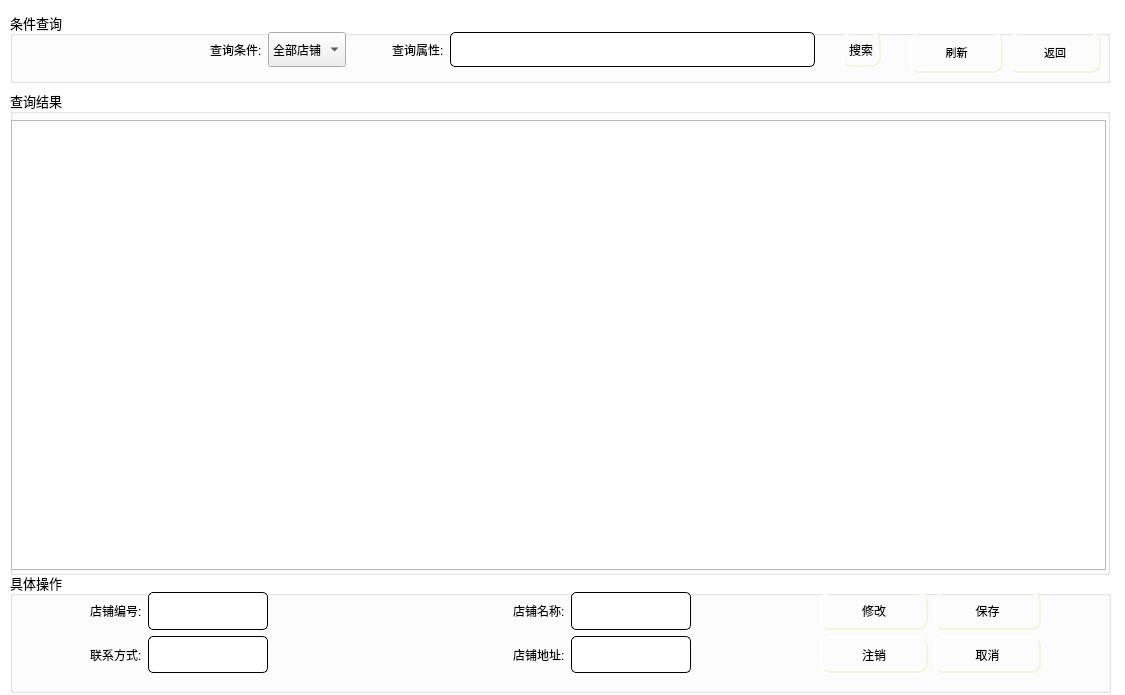
<?xml version="1.0" encoding="UTF-8"?>
<ui version="4.0">
 <class>ShopInfo</class>
 <widget class="QWidget" name="ShopInfo">
  <property name="geometry">
   <rect>
    <x>0</x>
    <y>0</y>
    <width>1125</width>
    <height>695</height>
   </rect>
  </property>
  <property name="windowTitle">
   <string>Form</string>
  </property>
  <property name="styleSheet">
   <string notr="true">QWidget#ShopInfo{
	background-color: rgb(255, 255, 255);
}
</string>
  </property>
  <widget class="QGroupBox" name="groupBox_3">
   <property name="geometry">
    <rect>
     <x>10</x>
     <y>572</y>
     <width>1101</width>
     <height>121</height>
    </rect>
   </property>
   <property name="font">
    <font>
     <family>楷体</family>
     <pointsize>10</pointsize>
    </font>
   </property>
   <property name="title">
    <string>具体操作</string>
   </property>
   <widget class="QWidget" name="layoutWidget">
    <property name="geometry">
     <rect>
      <x>80</x>
      <y>20</y>
      <width>601</width>
      <height>81</height>
     </rect>
    </property>
    <layout class="QGridLayout" name="gridLayout_2">
     <item row="0" column="3">
      <widget class="QLabel" name="label_4">
       <property name="sizePolicy">
        <sizepolicy hsizetype="Fixed" vsizetype="Preferred">
         <horstretch>0</horstretch>
         <verstretch>0</verstretch>
        </sizepolicy>
       </property>
       <property name="text">
        <string>店铺名称:</string>
       </property>
      </widget>
     </item>
     <item row="0" column="1">
      <widget class="QLineEdit" name="le_id">
       <property name="enabled">
        <bool>false</bool>
       </property>
       <property name="sizePolicy">
        <sizepolicy hsizetype="Preferred" vsizetype="Preferred">
         <horstretch>0</horstretch>
         <verstretch>0</verstretch>
        </sizepolicy>
       </property>
       <property name="tabletTracking">
        <bool>false</bool>
       </property>
       <property name="styleSheet">
        <string notr="true">QLineEdit{
    border-style: outset;
    border-width: 1px;
    border-radius: 5px;

    min-width: 5em;
    padding: 6px;
}</string>
       </property>
      </widget>
     </item>
     <item row="0" column="4">
      <widget class="QLineEdit" name="le_name">
       <property name="enabled">
        <bool>false</bool>
       </property>
       <property name="sizePolicy">
        <sizepolicy hsizetype="Preferred" vsizetype="Preferred">
         <horstretch>0</horstretch>
         <verstretch>0</verstretch>
        </sizepolicy>
       </property>
       <property name="styleSheet">
        <string notr="true">QLineEdit{
    border-style: outset;
    border-width: 1px;
    border-radius: 5px;

    min-width: 5em;
    padding: 6px;
}</string>
       </property>
       <property name="text">
        <string/>
       </property>
      </widget>
     </item>
     <item row="0" column="0">
      <widget class="QLabel" name="label_3">
       <property name="sizePolicy">
        <sizepolicy hsizetype="Fixed" vsizetype="Preferred">
         <horstretch>0</horstretch>
         <verstretch>0</verstretch>
        </sizepolicy>
       </property>
       <property name="text">
        <string>店铺编号:</string>
       </property>
      </widget>
     </item>
     <item row="1" column="0">
      <widget class="QLabel" name="label_5">
       <property name="sizePolicy">
        <sizepolicy hsizetype="Fixed" vsizetype="Preferred">
         <horstretch>0</horstretch>
         <verstretch>0</verstretch>
        </sizepolicy>
       </property>
       <property name="text">
        <string>联系方式:</string>
       </property>
      </widget>
     </item>
     <item row="1" column="3">
      <widget class="QLabel" name="label_6">
       <property name="sizePolicy">
        <sizepolicy hsizetype="Fixed" vsizetype="Preferred">
         <horstretch>0</horstretch>
         <verstretch>0</verstretch>
        </sizepolicy>
       </property>
       <property name="text">
        <string>店铺地址:</string>
       </property>
      </widget>
     </item>
     <item row="1" column="4">
      <widget class="QLineEdit" name="le_site">
       <property name="enabled">
        <bool>false</bool>
       </property>
       <property name="sizePolicy">
        <sizepolicy hsizetype="Preferred" vsizetype="Preferred">
         <horstretch>0</horstretch>
         <verstretch>0</verstretch>
        </sizepolicy>
       </property>
       <property name="styleSheet">
        <string notr="true">QLineEdit{
    border-style: outset;
    border-width: 1px;
    border-radius: 5px;

    min-width: 5em;
    padding: 6px;
}</string>
       </property>
       <property name="text">
        <string/>
       </property>
      </widget>
     </item>
     <item row="1" column="1">
      <widget class="QLineEdit" name="le_phone">
       <property name="enabled">
        <bool>false</bool>
       </property>
       <property name="sizePolicy">
        <sizepolicy hsizetype="Preferred" vsizetype="Preferred">
         <horstretch>0</horstretch>
         <verstretch>0</verstretch>
        </sizepolicy>
       </property>
       <property name="styleSheet">
        <string notr="true">QLineEdit{
    border-style: outset;
    border-width: 1px;
    border-radius: 5px;

    min-width: 5em;
    padding: 6px;
}</string>
       </property>
      </widget>
     </item>
     <item row="1" column="2">
      <spacer name="horizontalSpacer_3">
       <property name="orientation">
        <enum>Qt::Horizontal</enum>
       </property>
       <property name="sizeHint" stdset="0">
        <size>
         <width>40</width>
         <height>20</height>
        </size>
       </property>
      </spacer>
     </item>
    </layout>
   </widget>
   <widget class="QWidget" name="layoutWidget">
    <property name="geometry">
     <rect>
      <x>810</x>
      <y>20</y>
      <width>221</width>
      <height>81</height>
     </rect>
    </property>
    <layout class="QGridLayout" name="gridLayout_3">
     <item row="0" column="0">
      <widget class="QPushButton" name="pb_update">
       <property name="sizePolicy">
        <sizepolicy hsizetype="Minimum" vsizetype="Preferred">
         <horstretch>0</horstretch>
         <verstretch>0</verstretch>
        </sizepolicy>
       </property>
       <property name="styleSheet">
        <string notr="true">QPushButton{
	background-image: url(:/ico/pb1.jpg);
    border-style: outset;
    border-width: 2px;
    border-radius: 10px;
    border-color: beige;
    min-width: 5em;
    padding: 6px;
}
QPushButton:hover
{
	
	background-image: url(:/ico/pb.jpg);
    border-style: inset;
}

QPushButton:pressed{
	
	background-image: url(:/ico/pb2.jpg);
    border-style: inset;
}


</string>
       </property>
       <property name="text">
        <string>修改</string>
       </property>
      </widget>
     </item>
     <item row="0" column="1">
      <widget class="QPushButton" name="pb_ok">
       <property name="sizePolicy">
        <sizepolicy hsizetype="Minimum" vsizetype="Preferred">
         <horstretch>0</horstretch>
         <verstretch>0</verstretch>
        </sizepolicy>
       </property>
       <property name="styleSheet">
        <string notr="true">QPushButton{
	background-image: url(:/ico/pb1.jpg);
    border-style: outset;
    border-width: 2px;
    border-radius: 10px;
    border-color: beige;
    min-width: 5em;
    padding: 6px;
}
QPushButton:hover
{
	
	background-image: url(:/ico/pb.jpg);
    border-style: inset;
}

QPushButton:pressed{
	
	background-image: url(:/ico/pb2.jpg);
    border-style: inset;
}


</string>
       </property>
       <property name="text">
        <string>保存</string>
       </property>
      </widget>
     </item>
     <item row="1" column="0">
      <widget class="QPushButton" name="pb_delete">
       <property name="sizePolicy">
        <sizepolicy hsizetype="Minimum" vsizetype="Preferred">
         <horstretch>0</horstretch>
         <verstretch>0</verstretch>
        </sizepolicy>
       </property>
       <property name="styleSheet">
        <string notr="true">QPushButton{
	background-image: url(:/ico/pb1.jpg);
    border-style: outset;
    border-width: 2px;
    border-radius: 10px;
    border-color: beige;
    min-width: 5em;
    padding: 6px;
}
QPushButton:hover
{
	
	background-image: url(:/ico/pb.jpg);
    border-style: inset;
}

QPushButton:pressed{
	
	background-image: url(:/ico/pb2.jpg);
    border-style: inset;
}


</string>
       </property>
       <property name="text">
        <string>注销</string>
       </property>
      </widget>
     </item>
     <item row="1" column="1">
      <widget class="QPushButton" name="pb_cancel">
       <property name="sizePolicy">
        <sizepolicy hsizetype="Preferred" vsizetype="Preferred">
         <horstretch>0</horstretch>
         <verstretch>0</verstretch>
        </sizepolicy>
       </property>
       <property name="styleSheet">
        <string notr="true">QPushButton{
	background-image: url(:/ico/pb1.jpg);
    border-style: outset;
    border-width: 2px;
    border-radius: 10px;
    border-color: beige;
    min-width: 5em;
    padding: 6px;
}
QPushButton:hover
{
	
	background-image: url(:/ico/pb.jpg);
    border-style: inset;
}

QPushButton:pressed{
	
	background-image: url(:/ico/pb2.jpg);
    border-style: inset;
}


</string>
       </property>
       <property name="text">
        <string>取消</string>
       </property>
      </widget>
     </item>
    </layout>
   </widget>
  </widget>
  <widget class="QGroupBox" name="groupBox">
   <property name="geometry">
    <rect>
     <x>10</x>
     <y>12</y>
     <width>1100</width>
     <height>71</height>
    </rect>
   </property>
   <property name="font">
    <font>
     <family>楷体</family>
     <pointsize>10</pointsize>
    </font>
   </property>
   <property name="title">
    <string>条件查询</string>
   </property>
   <widget class="QWidget" name="layoutWidget_2">
    <property name="geometry">
     <rect>
      <x>200</x>
      <y>20</y>
      <width>671</width>
      <height>35</height>
     </rect>
    </property>
    <layout class="QGridLayout" name="gridLayout">
     <item row="0" column="0">
      <widget class="QLabel" name="label">
       <property name="text">
        <string>查询条件:</string>
       </property>
      </widget>
     </item>
     <item row="0" column="5">
      <spacer name="horizontalSpacer">
       <property name="orientation">
        <enum>Qt::Horizontal</enum>
       </property>
       <property name="sizeType">
        <enum>QSizePolicy::Fixed</enum>
       </property>
       <property name="sizeHint" stdset="0">
        <size>
         <width>20</width>
         <height>20</height>
        </size>
       </property>
      </spacer>
     </item>
     <item row="0" column="3">
      <widget class="QLabel" name="label_2">
       <property name="text">
        <string>查询属性:</string>
       </property>
      </widget>
     </item>
     <item row="0" column="1">
      <widget class="QComboBox" name="comboBox">
       <property name="sizePolicy">
        <sizepolicy hsizetype="Preferred" vsizetype="Preferred">
         <horstretch>0</horstretch>
         <verstretch>0</verstretch>
        </sizepolicy>
       </property>
       <item>
        <property name="text">
         <string>全部店铺</string>
        </property>
       </item>
       <item>
        <property name="text">
         <string>店铺编号</string>
        </property>
       </item>
       <item>
        <property name="text">
         <string>店铺名称</string>
        </property>
       </item>
      </widget>
     </item>
     <item row="0" column="4">
      <widget class="QLineEdit" name="le_select">
       <property name="enabled">
        <bool>false</bool>
       </property>
       <property name="sizePolicy">
        <sizepolicy hsizetype="Expanding" vsizetype="Preferred">
         <horstretch>0</horstretch>
         <verstretch>0</verstretch>
        </sizepolicy>
       </property>
       <property name="styleSheet">
        <string notr="true">QLineEdit{
    border-style: outset;
    border-width: 1px;
    border-radius: 5px;

    min-width: 5em;
    padding: 6px;
}</string>
       </property>
      </widget>
     </item>
     <item row="0" column="6">
      <widget class="QPushButton" name="pb_select">
       <property name="sizePolicy">
        <sizepolicy hsizetype="Minimum" vsizetype="Preferred">
         <horstretch>0</horstretch>
         <verstretch>0</verstretch>
        </sizepolicy>
       </property>
       <property name="styleSheet">
        <string notr="true">QPushButton{
	background-image: url(:/ico/pb1.jpg);
    border-style: outset;
    border-width: 2px;
    border-radius: 10px;
    border-color: beige;
    min-width: 5em;
    padding: 6px;
}
QPushButton:hover
{
	
	background-image: url(:/ico/pb.jpg);
    border-style: inset;
}

QPushButton:pressed{
	
	background-image: url(:/ico/pb2.jpg);
    border-style: inset;
}


</string>
       </property>
       <property name="text">
        <string>搜索</string>
       </property>
      </widget>
     </item>
     <item row="0" column="2">
      <spacer name="horizontalSpacer_2">
       <property name="orientation">
        <enum>Qt::Horizontal</enum>
       </property>
       <property name="sizeType">
        <enum>QSizePolicy::Fixed</enum>
       </property>
       <property name="sizeHint" stdset="0">
        <size>
         <width>40</width>
         <height>20</height>
        </size>
       </property>
      </spacer>
     </item>
    </layout>
   </widget>
   <widget class="QWidget" name="layoutWidget">
    <property name="geometry">
     <rect>
      <x>900</x>
      <y>20</y>
      <width>191</width>
      <height>41</height>
     </rect>
    </property>
    <layout class="QGridLayout" name="gridLayout_4">
     <item row="0" column="0">
      <widget class="QPushButton" name="pb_break">
       <property name="sizePolicy">
        <sizepolicy hsizetype="Minimum" vsizetype="Preferred">
         <horstretch>0</horstretch>
         <verstretch>0</verstretch>
        </sizepolicy>
       </property>
       <property name="font">
        <font>
         <pointsize>8</pointsize>
        </font>
       </property>
       <property name="styleSheet">
        <string notr="true">QPushButton{
	background-image: url(:/ico/pb1.jpg);
    border-style: outset;
    border-width: 2px;
    border-radius: 10px;
    border-color: beige;
    min-width: 5em;
    padding: 6px;
}
QPushButton:hover
{
	
	background-image: url(:/ico/pb.jpg);
    border-style: inset;
}

QPushButton:pressed{
	
	background-image: url(:/ico/pb2.jpg);
    border-style: inset;
}


</string>
       </property>
       <property name="text">
        <string>刷新</string>
       </property>
      </widget>
     </item>
     <item row="0" column="1">
      <widget class="QPushButton" name="pb_ack">
       <property name="sizePolicy">
        <sizepolicy hsizetype="Minimum" vsizetype="Preferred">
         <horstretch>0</horstretch>
         <verstretch>0</verstretch>
        </sizepolicy>
       </property>
       <property name="font">
        <font>
         <pointsize>8</pointsize>
        </font>
       </property>
       <property name="styleSheet">
        <string notr="true">QPushButton{
	background-image: url(:/ico/pb1.jpg);
    border-style: outset;
    border-width: 2px;
    border-radius: 10px;
    border-color: beige;
    min-width: 5em;
    padding: 6px;
}
QPushButton:hover
{
	
	background-image: url(:/ico/pb.jpg);
    border-style: inset;
}

QPushButton:pressed{
	
	background-image: url(:/ico/pb2.jpg);
    border-style: inset;
}


</string>
       </property>
       <property name="text">
        <string>返回</string>
       </property>
      </widget>
     </item>
    </layout>
   </widget>
  </widget>
  <widget class="QGroupBox" name="groupBox_2">
   <property name="geometry">
    <rect>
     <x>10</x>
     <y>90</y>
     <width>1100</width>
     <height>485</height>
    </rect>
   </property>
   <property name="font">
    <font>
     <family>楷体</family>
     <pointsize>10</pointsize>
    </font>
   </property>
   <property name="title">
    <string>查询结果</string>
   </property>
   <widget class="QStackedWidget" name="stackedWidget">
    <property name="geometry">
     <rect>
      <x>1</x>
      <y>30</y>
      <width>1095</width>
      <height>450</height>
     </rect>
    </property>
    <property name="currentIndex">
     <number>0</number>
    </property>
    <widget class="QWidget" name="page">
     <widget class="QListWidget" name="listWidget">
      <property name="geometry">
       <rect>
        <x>0</x>
        <y>0</y>
        <width>1095</width>
        <height>450</height>
       </rect>
      </property>
      <property name="showDropIndicator" stdset="0">
       <bool>true</bool>
      </property>
     </widget>
    </widget>
    <widget class="QWidget" name="page_2">
     <widget class="QLabel" name="lb_id">
      <property name="geometry">
       <rect>
        <x>138</x>
        <y>301</y>
        <width>16</width>
        <height>23</height>
       </rect>
      </property>
      <property name="font">
       <font>
        <pointsize>12</pointsize>
       </font>
      </property>
      <property name="text">
       <string/>
      </property>
     </widget>
     <widget class="QLabel" name="lb_name">
      <property name="geometry">
       <rect>
        <x>138</x>
        <y>339</y>
        <width>16</width>
        <height>23</height>
       </rect>
      </property>
      <property name="font">
       <font>
        <pointsize>12</pointsize>
       </font>
      </property>
      <property name="text">
       <string/>
      </property>
     </widget>
     <widget class="QTableWidget" name="tableWidget">
      <property name="geometry">
       <rect>
        <x>0</x>
        <y>0</y>
        <width>648</width>
        <height>450</height>
       </rect>
      </property>
     </widget>
     <widget class="QwtPlot" name="plot">
      <property name="geometry">
       <rect>
        <x>710</x>
        <y>30</y>
        <width>320</width>
        <height>400</height>
       </rect>
      </property>
     </widget>
    </widget>
   </widget>
  </widget>
 </widget>
 <customwidgets>
  <customwidget>
   <class>QwtPlot</class>
   <extends>QFrame</extends>
   <header>qwt_plot.h</header>
   <container>1</container>
  </customwidget>
 </customwidgets>
 <resources/>
 <connections/>
</ui>
